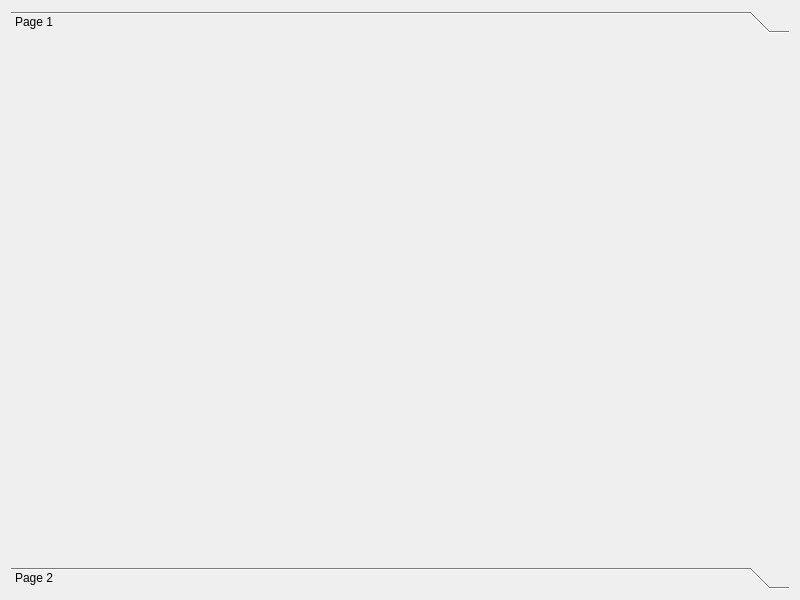
<?xml version="1.0" encoding="UTF-8"?>
<ui version="4.0">
 <class>Dialog</class>
 <widget class="QDialog" name="Dialog">
  <property name="geometry">
   <rect>
    <x>0</x>
    <y>0</y>
    <width>800</width>
    <height>600</height>
   </rect>
  </property>
  <property name="windowTitle">
   <string>Dialog</string>
  </property>
  <layout class="QVBoxLayout" name="verticalLayout">
   <item>
    <widget class="QToolBox" name="toolBox">
     <property name="currentIndex">
      <number>0</number>
     </property>
     <widget class="QWidget" name="page">
      <property name="geometry">
       <rect>
        <x>0</x>
        <y>0</y>
        <width>778</width>
        <height>508</height>
       </rect>
      </property>
      <attribute name="label">
       <string>Page 1</string>
      </attribute>
     </widget>
     <widget class="QWidget" name="page_2">
      <property name="geometry">
       <rect>
        <x>0</x>
        <y>0</y>
        <width>778</width>
        <height>508</height>
       </rect>
      </property>
      <attribute name="label">
       <string>Page 2</string>
      </attribute>
     </widget>
    </widget>
   </item>
  </layout>
 </widget>
 <resources/>
 <connections/>
</ui>
